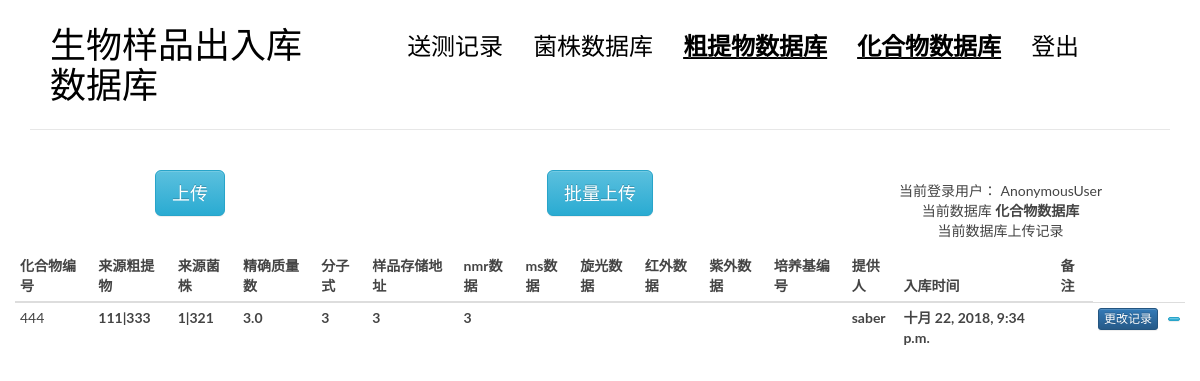
Page /cru/cru2cpd/2 on the committed database.
### blog/models.py (models this page shows, shortened)
class cpd(models.Model): ##化合物
    cpdnumber = models.CharField(max_length = 20)#化合物编号，唯一
    fromcru = models.ForeignKey(crudeex)#来源粗提物
    frombact = models.ForeignKey(bact) #来源菌株
    mass = models.FloatField() #精确质量数
    stru = models.CharField(max_length = 50)#分子式
    recadd = models.CharField(max_length = 100)#样品存储地址
    nmr = models.CharField(max_length = 100, blank = True)#nmr数据
    ms = models.CharField(max_length = 100, blank = True)#ms数据
    rot = models.CharField(max_length = 100, blank = True)#旋光数据
    red = models.CharField(max_length = 100, blank = True)#红外数据
    blue = models.CharField(max_length = 100, blank = True)#紫外数据
    media = models.CharField(max_length = 50, blank = True)#培养基编号
    prov = models.ForeignKey(User)#提供人
    time = models.DateTimeField(auto_now_add=True, editable = True)#入库时间
    comment = models.CharField(max_length = 500, blank = True)

class crudeex(models.Model): ##粗提物
    frombact = models.ForeignKey(bact) ##来源菌株  %%没有显示出来
    crunumber = models.CharField(max_length = 50) #粗提物编号，唯一
    mcccnumber = models.CharField(max_length = 50) #mccc编号
    chinesename = models.CharField(max_length = 200) #中文名
    recadd = models.CharField(max_length = 100)#样品存储地址
    media = models.CharField(max_length = 200) #培养基
    entertime = models.DateTimeField(auto_now_add=True,editable = True) #入库时间
    entervol = models.FloatField() #入库体积
    entercol =  models.FloatField() #入库浓度
    solvent = models.CharField(max_length = 100) #溶剂
    exrmethod = models.CharField(max_length = 500, blank = True) #提取方法
    provider = models.ForeignKey(User) #提供人
    comment = models.CharField(max_length = 500, blank = True)
    def __str__(self):
        return self.mcccnumber + '|' + self.chinesename

@python_2_unicode_compatible
class bact(models.Model):  #菌株
    bactnumber = models.CharField(max_length = 50,blank = False) #菌株保藏编号 输入
    sourcenum = models.CharField(max_length = 50, blank = True) #平台资源编号 输入
    genus = models.CharField(max_length = 200,blank = False) #属名 输入
    species = models.CharField(max_length = 200,blank = False) #种名 输入
    chinesename = models.CharField(max_length = 200, blank = True) #中文名 输入
    recadd = models.CharField(max_length = 100,blank = False)#样品存储地址 输入
    orinum = models.CharField(max_length = 100, blank = True) #原始资源编号 输入
    history = models.CharField(max_length = 100, blank = True) #来源历史 输入
    storetime = models.DateTimeField(auto_now_add=True,editable = True) #收藏时间
    media = models.CharField(max_length = 50,blank = False) #培养基编号 输入
    getmet = models.CharField(max_length = 100,blank = False) #获取途径 输入
    upload = models.ForeignKey(User, null = True)#保藏人
    modbact = models.CharField(max_length = 50, blank = True)#模式菌株 输入
    mianuse = models.CharField(max_length = 100, blank = True) #主要用途 输入
    danger = models.CharField(max_length = 100, blank = True) #生物危害程度 输入
    comment = models.CharField(max_length = 500, blank = True) #输入
    def __str__(self):
        return self.bactnumber + '|' + self.chinesename

### blog/crudeex.py (the view)
# urls.py: url(r'^cru/cru2cpd/(\d+)$', views.cru2cpd, name='cru2cpd'),
def cru2cpd(request, cruid):
    cru = crudeex.objects.get(id = cruid)
    lists = cpd.objects.filter(fromcru = cru)
    return render(request, 'blog/cpd.html', context = {'tests' : lists, 'msg' : -1} )

### blog/templatetags/blog_tags.py (called while the page is built)
@register.simple_tag
def get_all_cru():
    return crudeex.objects.all().order_by('-entertime')

### templates/blog/cpd.html (shortened to what this page needs)
{% extends 'base.html' %}
{% load blog_tags %}
{%block main %}
<body>
            <div class="row">
                <div class="col-md-4 col-sm-5 col-xs-8">
                    <center>
                        <button class="btn btn-info btn-primary btn-lg" data-toggle="modal" data-target="#myModal">
                            上传
                        </button>
                    </center>
                </div>
                <div class="col-md-4 col-sm-5 col-xs-8">
                    <center>
                        <button class="btn btn-info btn-primary btn-lg" data-toggle="modal" data-target="#batchinput">
                            批量上传
                        </button>
                    </center>
                </div>
                <div class="col-md-4 col-sm-7 col-xs-4">
                    <nav class="main-nav" role="navigation">
                        <div class="collapse navbar-collapse" id="bs-example-navbar-collapse-1">
                            <ul class="list-unstyled text-center" >
                                <li>当前登录用户： {{request.user}}</li>
                                <li>当前数据库 <strong>化合物数据库</strong></li>
                                <li>当前数据库上传记录 {{num}}</li>
                            </ul>
                        </div>
                    </nav>
                </div>
            </div>
            <div class="col-md-12 col-sm-7 col-xs-4">
            <table class="table table-hover table-condensed">
                    <thead>
                        <tr>
                            <th>化合物编号</th>
                            <th>来源粗提物</th>
                            <th>来源菌株</th>
                            <th>精确质量数</th>
                            <th>分子式</th>
                            <th>样品存储地址</th>
                            <th>nmr数据</th>
                            <th>ms数据</th>
                            <th>旋光数据</th>
                            <th>红外数据</th>
                            <th>紫外数据</th>
                            <th>培养基编号</th>
                            <th>提供人</th>
                            <th>入库时间</th>
                            <th>备注</th>
                        </tr>
                    </thead>
                    <tbody>
                            {% for test in tests %}
                            {% if request.user == test.prov %}
                            <tr class="row1 success"  data-whatever="{{test.id}}"
                            data-cpdnumber = "{{test.cpdnumber}}" data-frombact = "{{test.frombact}}"
                            data-mass = "{{test.mass}}" data-stru = "{{test.stru}}" data-recadd = "{{test.recadd}}"
                            data-nmr = "{{test.nmr}}" data-ms = "{{test.ms}}"
                            data-rot = "{{test.rot}}" data-red = "{{test.red}}"
                            data-blue = "{{test.blue}}" data-media = "{{test.media}}"
                            data-comment = "{{test.comment}}">
                            {% else %}
                            <tr class="row1" data-whatever="{{test.id}}"
                            data-cpdnumber = "{{test.cpdnumber}}" data-frombact = "{{test.frombact}}"
                            data-mass = "{{test.mass}}" data-stru = "{{test.stru}}" data-recadd = "{{test.recadd}}"
                            data-nmr = "{{test.nmr}}" data-ms = "{{test.ms}}"
                            data-rot = "{{test.rot}}" data-red = "{{test.red}}"
                            data-blue = "{{test.blue}}" data-media = "{{test.media}}"
                            data-comment = "{{test.comment}}">
                            {% endif %}
                                <td class = "field-cpdnumber"> {{test.cpdnumber}}</td>
                                <th class = "field-fromcru">{{test.fromcru}}</th>
                                <th class = "field-frombact">{{test.frombact}}</th>
                                <th class = "field-mass">{{test.mass}}</th>
                                <th class = "field-stru">{{test.stru}}</th>
                                <th class = "field-recadd">{{test.recadd}}</th>
                                <th class = "field-nmr">{{test.nmr}}</th>
                                <th class = "field-ms">{{test.ms}}</th>
                                <th class = "field-rot">{{test.rot}}</th>
                                <th class = "field-red">{{test.red}}</th>
                                <th class = "field-blue">{{test.blue}}</th>
                                <th class = "field-media">{{test.media}}</th>
                                <th class = "field-prov">{{test.prov}}</th>
                                <th class = "field-time">{{test.time}}</th>
                                <th class = "field-comment">{{test.comment}}</th>
                                <th><button type="button" class="btn btn-primary btn-xs"  data-toggle="modal" data-target="#alter" >更改记录</button></th>
                                <th><button type="button" class="btn  btn-info btn-xs"><a href="{% url 'blog:cpd2rec' test.id %}">{{test.num_rec}}</a></button></th>
                            </tr>
                            {% empty %}
                              <div class="row1">null</div>
                            {% endfor %}
                    </tbody>
                </table>
                </div>
                                    {% get_all_cru as cru_list %}
                                    {% get_all_cru as cru_list %}
</body>
{% endblock main %}

### blog/static/blog/css/custom.css (style rules this page uses)
* { outline: none; }
body { color: #444; font-family: 'Lato', sans-serif; }
.main-nav { margin-top: 11px; max-width: 95%; }

### rows in the picture
cpd: cpdnumber "444", fromcru "111|333", frombact "1|321", mass "3.0", stru "3", recadd "3", nmr "3", prov "saber", time "十月 22, 2018, 9:34 p.m."

### other values in the picture
{{ request.user }} "AnonymousUser"
